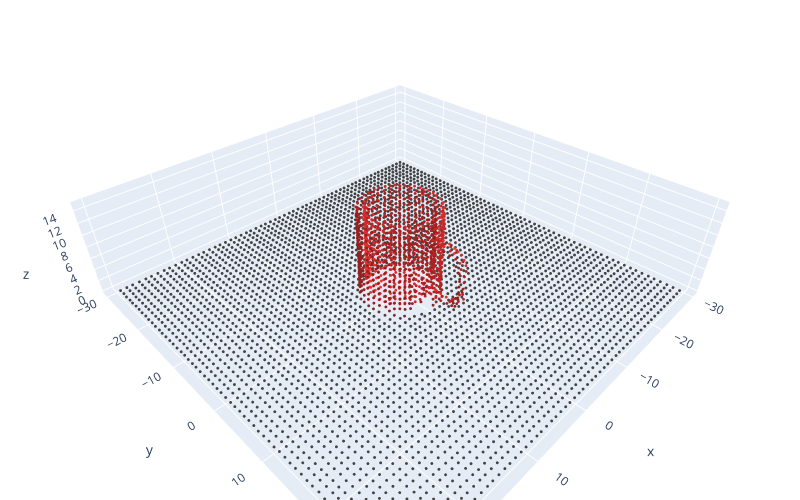

The notebook cell saved with this chart:
### Code cell
fig = get_plotly_fig([pcd], width = 800, height = 500)
fig

### Figure 1 — Plotly figure (JSON) as saved in the notebook; plotly's stock layout.template omitted (floating-point values rounded to 4 significant figures; data arrays with more than 128 entries replaced by an {"elided": "..."} marker saying what was removed)
{"data": [{"marker": {"color": {"elided": "4748x3 float values"}, "size": 1}, "mode": "markers", "type": "scatter3d", "x": {"elided": "4748 float values"}, "y": {"elided": "4748 float values"}, "z": {"elided": "4748 float values"}}], "layout": {"height": 500, "margin": {"b": 0, "l": 0, "r": 0, "t": 0}, "scene": {"camera": {"center": {"x": 0, "y": 0, "z": 0}, "up": {"x": 0, "y": 0, "z": 1}}}, "showlegend": false, "width": 800}}
